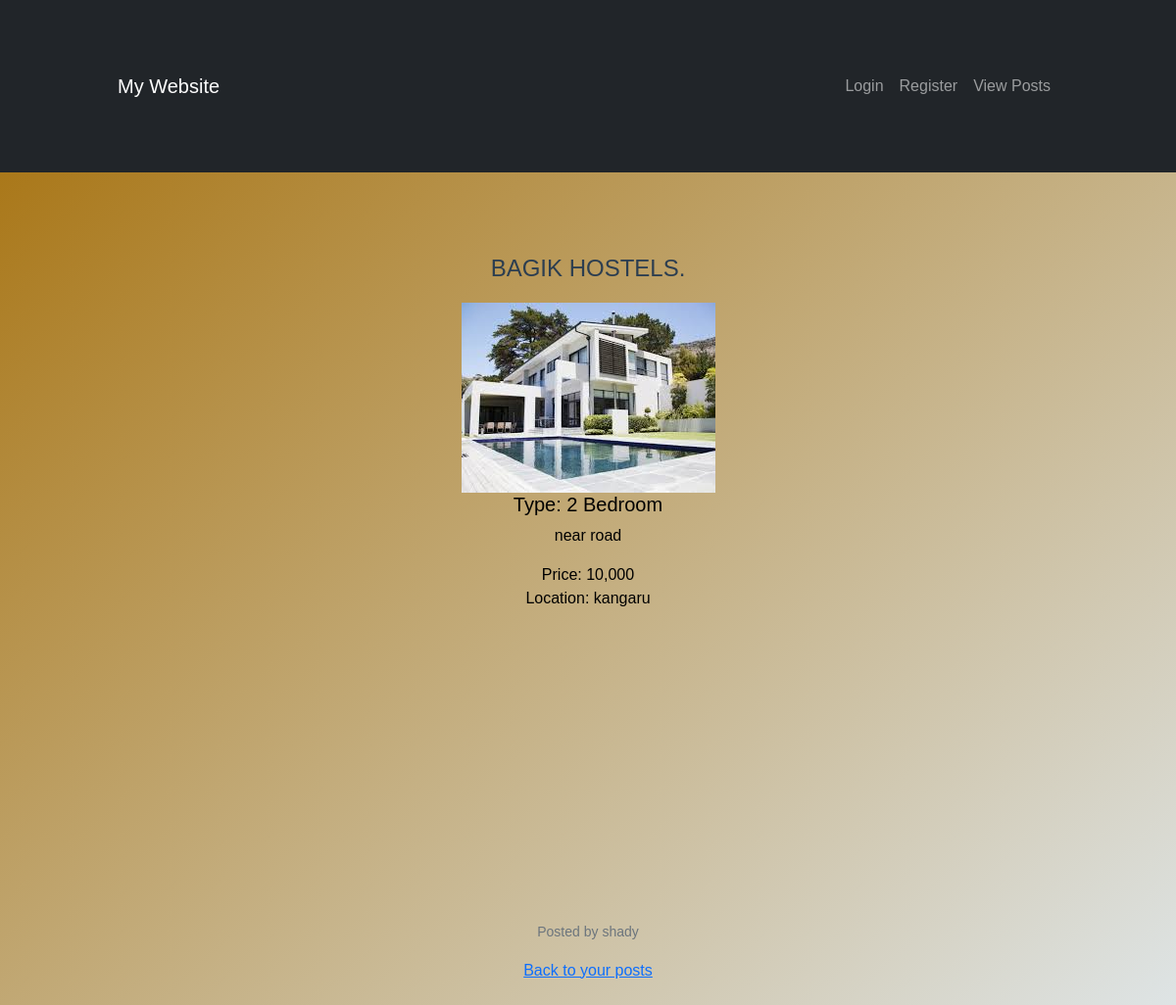
/post/1, run on the app's committed database.
### app.py (models this page shows, shortened)
class Post(db.Model):
    id = db.Column(db.Integer, primary_key=True)
    title = db.Column(db.String(150), nullable=False)
    house_type = db.Column(db.String(50), nullable=False)  # House Type from dropdown
    price = db.Column(db.String(50), nullable=False)  # Price field (as string e.g., "Ksh 6,500/month")
    content = db.Column(db.String, nullable=False)  # Description field
    location = db.Column(db.String(50), nullable=False)
    latitude = db.Column(db.Float)
    longitude = db.Column(db.Float)
    image_filename = db.Column(db.String(150), nullable=True)
    user_id = db.Column(db.Integer, db.ForeignKey('user.id'), nullable=False)

class User(UserMixin, db.Model):
    id = db.Column(db.Integer, primary_key=True)
    username = db.Column(db.String(150), unique=True, nullable=False)
    password_hash = db.Column(db.String(128), nullable=False)
    posts = db.relationship('Post', backref='author', lazy=True)

### app.py (the view)
@app.route('/post/<int:post_id>')
def post_detail(post_id):
    post = Post.query.get_or_404(post_id)
    return render_template('post_detail.html', post=post)

### templates/post_detail.html (shortened to what this page needs)
{% extends "base.html" %}
{% block content %}
  <h2>{{ post.title }}</h2>
{% if post.image_filename %}
<img src="{{ url_for('static', filename='uploads/' ~ post.image_filename) }}" alt="Image" style="max-width:500px;">
{% endif %}
<h5>Type:  {{ post.house_type }}</h5>
<p>{{ post.content }}</p>
Price:  {{post.price}}
<p>Location: {{post.location}}<p>
<div id="map" style="height: 300px;"></div>
  <p><small class="text-muted">Posted by {{ post.author.username }}</small></p>
  <a href="{{ url_for('post') }}">Back to your posts</a>
{% endblock %}

### static/style.css (style rules this page uses)
body { font-family: Arial, sans-serif; text-align: center; margin: 0; background: linear-gradient(to bottom right, #a56e07, #dfe6e9); color: #000000; overflow-x: hidden; }
h2 { font-weight: 400; font-size: 1.5em; margin-bottom: 20px; color: #2c3e50; }

### data on the page
Post: title "BAGIK HOSTELS.", image_filename (picture), house_type "2 Bedroom", content "near road", price "10,000", location "kangaru"
User: author.username "shady"
